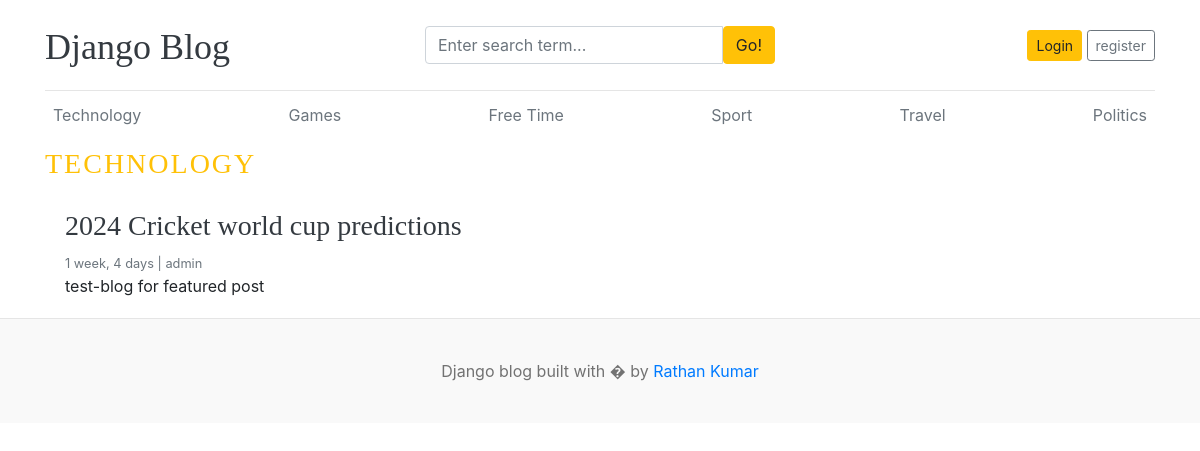
Page /category/1/ on the committed database.
### blogs/models.py (models this page shows, shortened)
class Category(models.Model):
    category_name = models.CharField(max_length=50, unique=True)
    created_at = models.DateTimeField(auto_now_add=True)
    updated_at = models.DateTimeField(auto_now=True)
    class Meta:
        verbose_name_plural = 'categories'
    def __str__(self):
        return self.category_name

class Blog(models.Model):
    title = models.CharField(max_length=100)
    slug = models.SlugField(max_length=150, unique=True, blank=True)
    category = models.ForeignKey(Category, on_delete=models.CASCADE)
    author = models.ForeignKey(User, on_delete=models.CASCADE)
    featured_image = models.ImageField(upload_to='uploads/%Y/%m/%d')
    short_description = models.TextField(max_length=500)
    blog_body = models.TextField(max_length=2000)
    status = models.IntegerField(choices=STATUS_CHOICES, default=0)
    is_featured = models.BooleanField(default=False)
    created_at = models.DateTimeField(auto_now_add=True)
    updated_at = models.DateTimeField(auto_now=True)

### blogs/views.py (the view)
# urls.py: path('<int:category_id>/', views.posts_by_category, name='posts_by_category'),
def posts_by_category(request, category_id):
    posts = Blog.objects.filter(category=category_id)
    try:
        category = Category.objects.get(pk=category_id)
    except:
        return redirect('home')
    context = {
        'posts' : posts,
        'category' : category,
    }
    return render(request, 'posts_by_category.html', context)

### blogs/context_processors.py (called while the page is built)
def get_categories(request):
    categories = Category.objects.all()
    return dict(categories=categories)

### templates/posts_by_category.html
{% extends 'base.html' %}
{% block content %}
  <h3 class="text-uppercase text-warning" style="letter-spacing:2px;">{{ category }}</h3>
  <main role="main" class="container p-0">
    <div class="row">
      <div class="col-md-8 blog-main">
        {% if posts %}
        {% for post in posts %}
          <div class="col-md-20">
            <div class="card border-0" >
              <div class="card-body">
                <h3><a href="{% url 'blogs' post.slug %}" class="text-dark">{{ post.title }}</a></h3>
                <small class="mb-1 text-muted">{{ post.created_at | timesince }} | {{ post.author }}</small>
                <p class="card-text">{{ post.short_description | truncatewords:25 }}</p>
              </div>
            </div>
          </div>
        {% endfor %}
        {% else %}
          <p>No posts found</p>
        {% endif %}
      </div>
    </div>
  </main>
</div>
</body>
</html>
{% endblock %}

### templates/base.html (shortened to what this page needs)
{% load static %}
<!DOCTYPE html>
<html lang="en">
<head>
    <link href="https://getbootstrap.com/docs/4.0/dist/css/bootstrap.min.css" rel="stylesheet">
    <link href="{% static 'css/blog.css' %}" rel="stylesheet">
  </head>
<body>
    <div class="container">
      <header class="blog-header py-3">
        <div class="row flex-nowrap justify-content-between align-items-center">
          <div class="col-4 pt-1">
            <a class="blog-header-logo text-dark" href="/">Django Blog</a>
          </div>
          <div class="col-4">
            <form action="{% url 'search' %}" method="get">
                  <div class="input-group">
                      <input class="form-control" type="text" name="keyword" value="{{ keyword }}" placeholder="Enter search term..." aria-label="Enter search term..." aria-describedby="button-search" />
                      <button type="submit" class="btn btn-warning" id="button-search" type="button">Go!</button>
                  </div>
            </form>
          </div>
          <div class="col-4 d-flex justify-content-end align-items-center">
            {% if user.is_authenticated %}
            <a class="btn btn-sm btn-outline-secondary" href="{% url 'dashboard' %}">{{ user.username }}</a>&nbsp;
            <a class="btn btn-sm btn-outline-secondary btn-warning" href="{% url 'logout' %}">Logout</a>
            {% else %}
            <a class="btn btn-sm btn-warning" href="{% url 'login' %}">Login</a> &nbsp;
            <a class="btn btn-sm btn-outline-secondary" href="{% url 'register' %}">register</a>
            {% endif %}
          </div>
        </div>
      </header>
      <div class="nav-scroller py-1 mb-2">
        <nav class="nav d-flex justify-content-between">
          {% for category in categories %}
          <a class="p-2 text-muted" href="{% url 'posts_by_category' category.pk %}">{{ category.category_name }}</a>
          {% endfor %}
        </nav>
      </div>
{% block content %}
{% endblock %}
<footer class="blog-footer">
    <p>Django blog built with � by <a href="#">Rathan Kumar</a></p>
  </footer>

### main/static/css/blog.css (style rules this page uses)
.blog-header { border-bottom: 1px solid #e5e5e5; }
.blog-header-logo { font-family: "Playfair Display", Georgia, "Times New Roman", serif; font-size: 2.25rem; }
h1, h2, h3, h4, h5, h6 { font-family: "Playfair Display", Georgia, "Times New Roman", serif; }
.blog-footer { padding: 2.5rem 0; color: #727272; text-align: center; background-color: #f9f9f9; border-top: .05rem solid #e5e5e5; }
.blog-footer p:last-child { margin-bottom: 0; }

### rows in the picture
Category: category_name "Technology", category_name "TECHNOLOGY"
Category: category_name "Games"
Category: category_name "Free Time"
Category: category_name "Sport"
Category: category_name "Travel"
Category: category_name "Politics"
Blog: title "2024 Cricket world cup predictions", created_at "1 week, 4 days", author "admin", short_description "test-blog for featured post"
